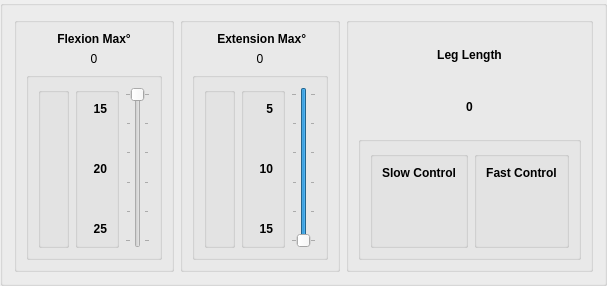
     <widget class="QGroupBox" name="groupBox_107">
      <property name="maximumSize">
       <size>
        <width>1100</width>
        <height>350</height>
       </size>
      </property>
      <property name="title">
       <string/>
      </property>
      <layout class="QHBoxLayout" name="horizontalLayout_44">
       <item>
        <widget class="QGroupBox" name="groupBox_108">
         <property name="maximumSize">
          <size>
           <width>350</width>
           <height>16777215</height>
          </size>
         </property>
         <property name="title">
          <string/>
         </property>
         <layout class="QVBoxLayout" name="verticalLayout_83">
          <item>
           <widget class="QLabel" name="leftLatFlexionTitleLbl_18">
            <property name="font">
             <font>
              <family>Arial</family>
              <weight>75</weight>
              <bold>true</bold>
             </font>
            </property>
            <property name="text">
             <string>Flexion Max°</string>
            </property>
            <property name="alignment">
             <set>Qt::AlignCenter</set>
            </property>
            <property name="wordWrap">
             <bool>true</bool>
            </property>
           </widget>
          </item>
          <item>
           <widget class="QLabel" name="minusHorizontalFlexionLbl_7">
            <property name="font">
             <font>
              <family>Arial</family>
             </font>
            </property>
            <property name="text">
             <string>0</string>
            </property>
            <property name="alignment">
             <set>Qt::AlignCenter</set>
            </property>
           </widget>
          </item>
          <item>
           <widget class="QGroupBox" name="groupBox_109">
            <property name="title">
             <string/>
            </property>
            <layout class="QHBoxLayout" name="horizontalLayout_45">
             <item>
              <widget class="QGroupBox" name="groupBox_110">
               <property name="maximumSize">
                <size>
                 <width>100</width>
                 <height>16777215</height>
                </size>
               </property>
               <property name="title">
                <string/>
               </property>
               <layout class="QVBoxLayout" name="verticalLayout_84">
                <item>
                 <widget class="QLabel" name="horizontal_flexion_button">
                  <property name="maximumSize">
                   <size>
                    <width>75</width>
                    <height>75</height>
                   </size>
                  </property>
                  <property name="text">
                   <string/>
                  </property>
                  <property name="pixmap">
                   <pixmap>../media/images/buttons/up_1.png</pixmap>
                  </property>
                  <property name="scaledContents">
                   <bool>true</bool>
                  </property>
                 </widget>
                </item>
                <item>
                 <widget class="QLabel" name="reverse_horizontal_flexion_button">
                  <property name="maximumSize">
                   <size>
                    <width>75</width>
                    <height>75</height>
                   </size>
                  </property>
                  <property name="text">
                   <string/>
                  </property>
                  <property name="pixmap">
                   <pixmap>../media/images/buttons/down_1.png</pixmap>
                  </property>
                  <property name="scaledContents">
                   <bool>true</bool>
                  </property>
                 </widget>
                </item>
               </layout>
              </widget>
             </item>
             <item>
              <widget class="QGroupBox" name="horizontal_flexion_slider_label">
               <property name="maximumSize">
                <size>
                 <width>50</width>
                 <height>16777215</height>
                </size>
               </property>
               <property name="title">
                <string/>
               </property>
               <layout class="QVBoxLayout" name="verticalLayout_85">
                <item>
                 <widget class="QLabel" name="Lbl_198">
                  <property name="maximumSize">
                   <size>
                    <width>20</width>
                    <height>20</height>
                   </size>
                  </property>
                  <property name="font">
                   <font>
                    <family>Arial</family>
                    <weight>75</weight>
                    <bold>true</bold>
                   </font>
                  </property>
                  <property name="text">
                   <string>15</string>
                  </property>
                  <property name="alignment">
                   <set>Qt::AlignRight|Qt::AlignTop|Qt::AlignTrailing</set>
                  </property>
                 </widget>
                </item>
                <item>
                 <spacer name="verticalSpacer_29">
                  <property name="orientation">
                   <enum>Qt::Vertical</enum>
                  </property>
                  <property name="sizeHint" stdset="0">
                   <size>
                    <width>20</width>
                    <height>40</height>
                   </size>
                  </property>
                 </spacer>
                </item>
                <item>
                 <widget class="QLabel" name="Lbl_199">
                  <property name="maximumSize">
                   <size>
                    <width>20</width>
                    <height>20</height>
                   </size>
                  </property>
                  <property name="font">
                   <font>
                    <family>Arial</family>
                    <weight>75</weight>
                    <bold>true</bold>
                   </font>
                  </property>
                  <property name="text">
                   <string>20</string>
                  </property>
                  <property name="alignment">
                   <set>Qt::AlignRight|Qt::AlignTop|Qt::AlignTrailing</set>
                  </property>
                 </widget>
                </item>
                <item>
                 <spacer name="verticalSpacer_30">
                  <property name="orientation">
                   <enum>Qt::Vertical</enum>
                  </property>
                  <property name="sizeHint" stdset="0">
                   <size>
                    <width>20</width>
                    <height>40</height>
                   </size>
                  </property>
                 </spacer>
                </item>
                <item>
                 <widget class="QLabel" name="Lbl_200">
                  <property name="maximumSize">
                   <size>
                    <width>20</width>
                    <height>20</height>
                   </size>
                  </property>
                  <property name="font">
                   <font>
                    <family>Arial</family>
                    <weight>75</weight>
                    <bold>true</bold>
                   </font>
                  </property>
                  <property name="text">
                   <string>25</string>
                  </property>
                  <property name="alignment">
                   <set>Qt::AlignRight|Qt::AlignTrailing|Qt::AlignVCenter</set>
                  </property>
                 </widget>
                </item>
               </layout>
              </widget>
             </item>
             <item>
              <widget class="QSlider" name="horizontal_flexion_slider">
               <property name="font">
                <font>
                 <family>Arial</family>
                </font>
               </property>
               <property name="minimum">
                <number>15</number>
               </property>
               <property name="maximum">
                <number>25</number>
               </property>
               <property name="singleStep">
                <number>1</number>
               </property>
               <property name="pageStep">
                <number>1</number>
               </property>
               <property name="value">
                <number>15</number>
               </property>
               <property name="sliderPosition">
                <number>15</number>
               </property>
               <property name="orientation">
                <enum>Qt::Vertical</enum>
               </property>
               <property name="invertedAppearance">
                <bool>true</bool>
               </property>
               <property name="invertedControls">
                <bool>false</bool>
               </property>
               <property name="tickPosition">
                <enum>QSlider::TicksBothSides</enum>
               </property>
               <property name="tickInterval">
                <number>2</number>
               </property>
              </widget>
             </item>
            </layout>
           </widget>
          </item>
         </layout>
        </widget>
       </item>
       <item>
        <widget class="QGroupBox" name="groupBox_112">
         <property name="maximumSize">
          <size>
           <width>350</width>
           <height>16777215</height>
          </size>
         </property>
         <property name="title">
          <string/>
         </property>
         <layout class="QVBoxLayout" name="verticalLayout_86">
          <item>
           <widget class="QLabel" name="rightLatFlexionTitleLbl_12">
            <property name="font">
             <font>
              <family>Arial</family>
              <weight>75</weight>
              <bold>true</bold>
             </font>
            </property>
            <property name="text">
             <string> Extension Max°</string>
            </property>
            <property name="alignment">
             <set>Qt::AlignCenter</set>
            </property>
            <property name="wordWrap">
             <bool>true</bool>
            </property>
           </widget>
          </item>
          <item>
           <widget class="QLabel" name="plusHorizontalFlexionLbl_6">
            <property name="font">
             <font>
              <family>Arial</family>
             </font>
            </property>
            <property name="text">
             <string>0</string>
            </property>
            <property name="alignment">
             <set>Qt::AlignCenter</set>
            </property>
           </widget>
          </item>
          <item>
           <widget class="QGroupBox" name="groupBox_113">
            <property name="title">
             <string/>
            </property>
            <layout class="QHBoxLayout" name="horizontalLayout_46">
             <item>
              <widget class="QGroupBox" name="groupBox_114">
               <property name="maximumSize">
                <size>
                 <width>100</width>
                 <height>16777215</height>
                </size>
               </property>
               <property name="title">
                <string/>
               </property>
               <layout class="QVBoxLayout" name="verticalLayout_87">
                <item>
                 <widget class="QLabel" name="horizontal_extension_max_button">
                  <property name="maximumSize">
                   <size>
                    <width>75</width>
                    <height>75</height>
                   </size>
                  </property>
                  <property name="text">
                   <string/>
                  </property>
                  <property name="pixmap">
                   <pixmap>../media/images/buttons/up_1.png</pixmap>
                  </property>
                  <property name="scaledContents">
                   <bool>true</bool>
                  </property>
                 </widget>
                </item>
                <item>
                 <widget class="QLabel" name="reverse_horizontal_extension_button">
                  <property name="maximumSize">
                   <size>
                    <width>75</width>
                    <height>75</height>
                   </size>
                  </property>
                  <property name="text">
                   <string/>
                  </property>
                  <property name="pixmap">
                   <pixmap>../media/images/buttons/down_1.png</pixmap>
                  </property>
                  <property name="scaledContents">
                   <bool>true</bool>
                  </property>
                 </widget>
                </item>
               </layout>
              </widget>
             </item>
             <item>
              <widget class="QGroupBox" name="horizontal_extension_slider_label">
               <property name="maximumSize">
                <size>
                 <width>50</width>
                 <height>16777215</height>
                </size>
               </property>
               <property name="title">
                <string/>
               </property>
               <layout class="QVBoxLayout" name="verticalLayout_88">
                <item>
                 <widget class="QLabel" name="Lbl_201">
                  <property name="maximumSize">
                   <size>
                    <width>20</width>
                    <height>20</height>
                   </size>
                  </property>
                  <property name="font">
                   <font>
                    <family>Arial</family>
                    <weight>75</weight>
                    <bold>true</bold>
                   </font>
                  </property>
                  <property name="text">
                   <string>5</string>
                  </property>
                  <property name="alignment">
                   <set>Qt::AlignRight|Qt::AlignTop|Qt::AlignTrailing</set>
                  </property>
                 </widget>
                </item>
                <item>
                 <spacer name="verticalSpacer_31">
                  <property name="orientation">
                   <enum>Qt::Vertical</enum>
                  </property>
                  <property name="sizeHint" stdset="0">
                   <size>
                    <width>20</width>
                    <height>40</height>
                   </size>
                  </property>
                 </spacer>
                </item>
                <item>
                 <widget class="QLabel" name="Lbl_202">
                  <property name="maximumSize">
                   <size>
                    <width>20</width>
                    <height>20</height>
                   </size>
                  </property>
                  <property name="font">
                   <font>
                    <family>Arial</family>
                    <weight>75</weight>
                    <bold>true</bold>
                   </font>
                  </property>
                  <property name="text">
                   <string>10</string>
                  </property>
                  <property name="alignment">
                   <set>Qt::AlignRight|Qt::AlignTop|Qt::AlignTrailing</set>
                  </property>
                 </widget>
                </item>
                <item>
                 <spacer name="verticalSpacer_32">
                  <property name="orientation">
                   <enum>Qt::Vertical</enum>
                  </property>
                  <property name="sizeHint" stdset="0">
                   <size>
                    <width>20</width>
                    <height>40</height>
                   </size>
                  </property>
                 </spacer>
                </item>
                <item>
                 <widget class="QLabel" name="Lbl_203">
                  <property name="maximumSize">
                   <size>
                    <width>20</width>
                    <height>20</height>
                   </size>
                  </property>
                  <property name="font">
                   <font>
                    <family>Arial</family>
                    <weight>75</weight>
                    <bold>true</bold>
                   </font>
                  </property>
                  <property name="text">
                   <string>15</string>
                  </property>
                  <property name="alignment">
                   <set>Qt::AlignRight|Qt::AlignTop|Qt::AlignTrailing</set>
                  </property>
                 </widget>
                </item>
               </layout>
              </widget>
             </item>
             <item>
              <widget class="QSlider" name="horizontal_extension_slider">
               <property name="font">
                <font>
                 <family>Arial</family>
                </font>
               </property>
               <property name="minimum">
                <number>5</number>
               </property>
               <property name="maximum">
                <number>15</number>
               </property>
               <property name="singleStep">
                <number>1</number>
               </property>
               <property name="pageStep">
                <number>1</number>
               </property>
               <property name="value">
                <number>15</number>
               </property>
               <property name="sliderPosition">
                <number>15</number>
               </property>
               <property name="orientation">
                <enum>Qt::Vertical</enum>
               </property>
               <property name="invertedAppearance">
                <bool>true</bool>
               </property>
               <property name="invertedControls">
                <bool>true</bool>
               </property>
               <property name="tickPosition">
                <enum>QSlider::TicksBothSides</enum>
               </property>
               <property name="tickInterval">
                <number>2</number>
               </property>
              </widget>
             </item>
            </layout>
           </widget>
          </item>
         </layout>
        </widget>
       </item>
       <item>
        <widget class="QGroupBox" name="groupBox_116">
         <property name="maximumSize">
          <size>
           <width>350</width>
           <height>16777215</height>
          </size>
         </property>
         <property name="title">
          <string/>
         </property>
         <layout class="QVBoxLayout" name="verticalLayout_89">
          <item>
           <widget class="QLabel" name="leftLatFlexionTitleLbl_29">
            <property name="font">
             <font>
              <family>Arial</family>
              <weight>75</weight>
              <bold>true</bold>
             </font>
            </property>
            <property name="text">
             <string>Leg Length</string>
            </property>
            <property name="alignment">
             <set>Qt::AlignCenter</set>
            </property>
            <property name="wordWrap">
             <bool>true</bool>
            </property>
           </widget>
          </item>
          <item>
           <widget class="QLabel" name="leftLatFlexionTitleLbl_30">
            <property name="font">
             <font>
              <family>Arial</family>
              <weight>75</weight>
              <bold>true</bold>
             </font>
            </property>
            <property name="text">
             <string>0</string>
            </property>
            <property name="alignment">
             <set>Qt::AlignCenter</set>
            </property>
            <property name="wordWrap">
             <bool>true</bool>
            </property>
           </widget>
          </item>
          <item>
           <widget class="QGroupBox" name="groupBox_117">
            <property name="title">
             <string/>
            </property>
            <layout class="QHBoxLayout" name="horizontalLayout_47">
             <item>
              <widget class="QGroupBox" name="groupBox_118">
               <property name="maximumSize">
                <size>
                 <width>100</width>
                 <height>16777215</height>
                </size>
               </property>
               <property name="title">
                <string/>
               </property>
               <property name="alignment">
                <set>Qt::AlignCenter</set>
               </property>
               <layout class="QVBoxLayout" name="verticalLayout_90">
                <item>
                 <widget class="QLabel" name="leftLatFlexionTitleLbl_31">
                  <property name="font">
                   <font>
                    <family>Arial</family>
                    <weight>75</weight>
                    <bold>true</bold>
                   </font>
                  </property>
                  <property name="text">
                   <string>Slow Control</string>
                  </property>
                  <property name="alignment">
                   <set>Qt::AlignCenter</set>
                  </property>
                  <property name="wordWrap">
                   <bool>true</bool>
                  </property>
                 </widget>
                </item>
                <item>
                 <widget class="QPushButton" name="forward_extra_button">
                  <property name="maximumSize">
                   <size>
                    <width>75</width>
                    <height>75</height>
                   </size>
                  </property>
                  <property name="font">
                   <font>
                    <family>Arial</family>
                    <weight>75</weight>
                    <bold>true</bold>
                   </font>
                  </property>
                  <property name="icon">
                   <iconset>
                    <normalon>../media/images/buttons/up_1.png</normalon>
                   </iconset>
                  </property>
                  <property name="iconSize">
                   <size>
                    <width>121</width>
                    <height>70</height>
                   </size>
                  </property>
                  <property name="autoRepeat">
                   <bool>true</bool>
                  </property>
                  <property name="flat">
                   <bool>true</bool>
                  </property>
                 </widget>
                </item>
                <item>
                 <widget class="QPushButton" name="reverse_extra_button">
                  <property name="maximumSize">
                   <size>
                    <width>75</width>
                    <height>75</height>
                   </size>
                  </property>
                  <property name="font">
                   <font>
                    <family>Arial</family>
                    <weight>75</weight>
                    <bold>true</bold>
                   </font>
                  </property>
                  <property name="icon">
                   <iconset>
                    <normalon>../media/images/buttons/down_1.png</normalon>
                   </iconset>
                  </property>
                  <property name="iconSize">
                   <size>
                    <width>121</width>
                    <height>70</height>
                   </size>
                  </property>
                  <property name="flat">
                   <bool>true</bool>
                  </property>
                 </widget>
                </item>
               </layout>
              </widget>
             </item>
             <item>
              <widget class="QGroupBox" name="groupBox_119">
               <property name="maximumSize">
                <size>
                 <width>100</width>
                 <height>16777215</height>
                </size>
               </property>
               <property name="title">
                <string/>
               </property>
               <property name="alignment">
                <set>Qt::AlignCenter</set>
               </property>
               <layout class="QVBoxLayout" name="verticalLayout_91">
                <item>
                 <widget class="QLabel" name="leftLatFlexionTitleLbl_32">
                  <property name="font">
                   <font>
                    <family>Arial</family>
                    <weight>75</weight>
                    <bold>true</bold>
                   </font>
                  </property>
                  <property name="text">
                   <string>Fast Control</string>
                  </property>
                  <property name="alignment">
                   <set>Qt::AlignCenter</set>
                  </property>
                  <property name="wordWrap">
                   <bool>true</bool>
                  </property>
                 </widget>
                </item>
                <item>
                 <widget class="QPushButton" name="forward_fast_extra_button">
                  <property name="maximumSize">
                   <size>
                    <width>75</width>
                    <height>75</height>
                   </size>
                  </property>
                  <property name="font">
                   <font>
                    <family>Arial</family>
                    <weight>75</weight>
                    <bold>true</bold>
                   </font>
                  </property>
                  <property name="icon">
                   <iconset>
                    <normalon>../media/images/buttons/up_2.png</normalon>
                   </iconset>
                  </property>
                  <property name="iconSize">
                   <size>
                    <width>121</width>
                    <height>70</height>
                   </size>
                  </property>
                  <property name="autoRepeat">
                   <bool>true</bool>
                  </property>
                  <property name="flat">
                   <bool>true</bool>
                  </property>
                 </widget>
                </item>
                <item>
                 <widget class="QPushButton" name="reverse_fast_extra_button">
                  <property name="maximumSize">
                   <size>
                    <width>75</width>
                    <height>75</height>
                   </size>
                  </property>
                  <property name="font">
                   <font>
                    <family>Arial</family>
                    <weight>75</weight>
                    <bold>true</bold>
                   </font>
                  </property>
                  <property name="icon">
                   <iconset>
                    <normalon>../media/images/buttons/down_2.png</normalon>
                   </iconset>
                  </property>
                  <property name="iconSize">
                   <size>
                    <width>121</width>
                    <height>70</height>
                   </size>
                  </property>
                  <property name="autoRepeat">
                   <bool>true</bool>
                  </property>
                  <property name="flat">
                   <bool>true</bool>
                  </property>
                 </widget>
                </item>
               </layout>
              </widget>
             </item>
            </layout>
           </widget>
          </item>
         </layout>
        </widget>
       </item>
      </layout>
     </widget>
